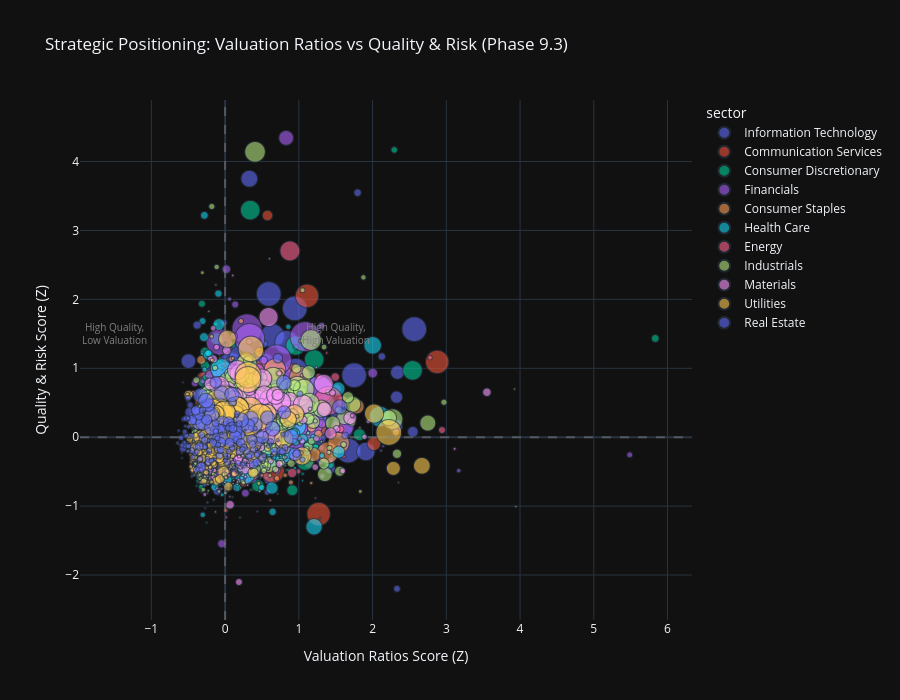

Source (notebook cell):
### Code cell
# Visualization 5: Category-Sector Bubble Chart (Value vs Quality Trade-offs)
print("\n📊 Category-Sector Bubble Chart:")

# Create scatter plot comparing two key categories with sector coloring
if 'category_score_matrix' in locals() and not category_score_matrix.empty:
    # Select two categories for comparison (e.g., Valuation vs Quality)
    categories_list = list(category_score_matrix.columns)

    # Default to Valuation Ratios (cat 2) vs Quality & Risk (cat 4) if available
    x_category = 'Valuation Ratios' if 'Valuation Ratios' in categories_list else categories_list[0]
    y_category = 'Quality & Risk' if 'Quality & Risk' in categories_list else (
        categories_list[1] if len(categories_list) > 1 else categories_list[0]
    )

    # Prepare data for bubble chart
    bubble_data = pd.DataFrame({
        x_category: category_score_matrix[x_category],
        y_category: category_score_matrix[y_category],
        'sector': all_stocks_scaled['sector'].values,
        'ticker': all_stocks_scaled.get('ticker', range(len(category_score_matrix))),
        'market_cap': all_stocks_imputed.get('market_cap', 100)  # Use raw (unscaled) data for bubble size
        }).dropna()

    # Create bubble chart
    fig_bubble = px.scatter(
            bubble_data,
            x=x_category,
            y=y_category,
            color='sector',
            size='market_cap',
            hover_data=['ticker'],
            title=f"Strategic Positioning: {x_category} vs {y_category} (Phase 9.3)",
            labels={
                x_category: f"{x_category} Score (Z)",
                y_category: f"{y_category} Score (Z)"
                },
            size_max=30,
            opacity=0.6
            )

    # Add quadrant lines
    fig_bubble.add_hline(y=0, line_dash="dash", line_color="gray", opacity=0.5)
    fig_bubble.add_vline(x=0, line_dash="dash", line_color="gray", opacity=0.5)

    # Add quadrant labels
    fig_bubble.add_annotation(
            text="High Quality,<br>High Valuation", x=1.5, y=1.5,
            showarrow=False, font=dict(size=10, color="gray")
            )
    fig_bubble.add_annotation(
            text="High Quality,<br>Low Valuation", x=-1.5, y=1.5,
            showarrow=False, font=dict(size=10, color="gray")
            )

    fig_bubble.update_layout(height=700)

    fig_bubble.show()
    output_path = eda_output_dir / "phase93_category_sector_bubble_chart.html"
    fig_bubble.write_html(output_path)

    print(f"\n✓ Category-sector bubble chart complete")
    print(f"  X-axis: {x_category}")
    print(f"  Y-axis: {y_category}")
    print(f"  Data points: {len(bubble_data)}")
    print(f"  Output: {output_path}")

    # Identify quadrants
    q1 = bubble_data[(bubble_data[x_category] > 0) & (bubble_data[y_category] > 0)]
    q2 = bubble_data[(bubble_data[x_category] < 0) & (bubble_data[y_category] > 0)]
    q3 = bubble_data[(bubble_data[x_category] < 0) & (bubble_data[y_category] < 0)]
    q4 = bubble_data[(bubble_data[x_category] > 0) & (bubble_data[y_category] < 0)]

    print(f"\n  📍 Quadrant Distribution:")
    print(f"    Q1 (High Val, High Qual): {len(q1)} stocks ({len(q1) / len(bubble_data) * 100:.1f}%)")
    print(
            f"    Q2 (Low Val, High Qual): {len(q2)} stocks ({len(q2) / len(bubble_data) * 100:.1f}%) - Value opportunities")
    print(f"    Q3 (Low Val, Low Qual): {len(q3)} stocks ({len(q3) / len(bubble_data) * 100:.1f}%)")
    print(f"    Q4 (High Val, Low Qual): {len(q4)} stocks ({len(q4) / len(bubble_data) * 100:.1f}%) - Risk flags")
else:
    print("  ⚠️ No category score data available for bubble chart")

### Figure 1 — Plotly figure (JSON) as saved in the notebook; plotly's stock layout.template omitted (floating-point values rounded to 4 significant figures; data arrays with more than 128 entries replaced by an {"elided": "..."} marker saying what was removed)
{"data": [{"customdata": {"elided": "844x1 str values"}, "hovertemplate": "sector=Information Technology<br>Valuation Ratios Score (Z)=%{x}<br>Quality & Risk Score (Z)=%{y}<br>market_cap=%{marker.size}<br>ticker=%{customdata[0]}<extra></extra>", "legendgroup": "Information Technology", "marker": {"color": "#636efa", "opacity": 0.6, "size": {"elided": "844 float values"}, "sizemode": "area", "sizeref": 50.97, "symbol": "circle"}, "mode": "markers", "name": "Information Technology", "showlegend": true, "x": {"elided": "844 float values"}, "xaxis": "x", "y": {"elided": "844 float values"}, "yaxis": "y", "type": "scattergl"}, {"customdata": {"elided": "343x1 str values"}, "hovertemplate": "sector=Communication Services<br>Valuation Ratios Score (Z)=%{x}<br>Quality & Risk Score (Z)=%{y}<br>market_cap=%{marker.size}<br>ticker=%{customdata[0]}<extra></extra>", "legendgroup": "Communication Services", "marker": {"color": "#EF553B", "opacity": 0.6, "size": {"elided": "343 float values"}, "sizemode": "area", "sizeref": 50.97, "symbol": "circle"}, "mode": "markers", "name": "Communication Services", "showlegend": true, "x": {"elided": "343 float values"}, "xaxis": "x", "y": {"elided": "343 float values"}, "yaxis": "y", "type": "scattergl"}, {"customdata": {"elided": "801x1 str values"}, "hovertemplate": "sector=Consumer Discretionary<br>Valuation Ratios Score (Z)=%{x}<br>Quality & Risk Score (Z)=%{y}<br>market_cap=%{marker.size}<br>ticker=%{customdata[0]}<extra></extra>", "legendgroup": "Consumer Discretionary", "marker": {"color": "#00cc96", "opacity": 0.6, "size": {"elided": "801 float values"}, "sizemode": "area", "sizeref": 50.97, "symbol": "circle"}, "mode": "markers", "name": "Consumer Discretionary", "showlegend": true, "x": {"elided": "801 float values"}, "xaxis": "x", "y": {"elided": "801 float values"}, "yaxis": "y", "type": "scattergl"}, {"customdata": {"elided": "987x1 str values"}, "hovertemplate": "sector=Financials<br>Valuation Ratios Score (Z)=%{x}<br>Quality & Risk Score (Z)=%{y}<br>market_cap=%{marker.size}<br>ticker=%{customdata[0]}<extra></extra>", "legendgroup": "Financials", "marker": {"color": "#ab63fa", "opacity": 0.6, "size": {"elided": "987 float values"}, "sizemode": "area", "sizeref": 50.97, "symbol": "circle"}, "mode": "markers", "name": "Financials", "showlegend": true, "x": {"elided": "987 float values"}, "xaxis": "x", "y": {"elided": "987 float values"}, "yaxis": "y", "type": "scattergl"}, {"customdata": {"elided": "512x1 str values"}, "hovertemplate": "sector=Consumer Staples<br>Valuation Ratios Score (Z)=%{x}<br>Quality & Risk Score (Z)=%{y}<br>market_cap=%{marker.size}<br>ticker=%{customdata[0]}<extra></extra>", "legendgroup": "Consumer Staples", "marker": {"color": "#FFA15A", "opacity": 0.6, "size": {"elided": "512 float values"}, "sizemode": "area", "sizeref": 50.97, "symbol": "circle"}, "mode": "markers", "name": "Consumer Staples", "showlegend": true, "x": {"elided": "512 float values"}, "xaxis": "x", "y": {"elided": "512 float values"}, "yaxis": "y", "type": "scattergl"}, {"customdata": {"elided": "717x1 str values"}, "hovertemplate": "sector=Health Care<br>Valuation Ratios Score (Z)=%{x}<br>Quality & Risk Score (Z)=%{y}<br>market_cap=%{marker.size}<br>ticker=%{customdata[0]}<extra></extra>", "legendgroup": "Health Care", "marker": {"color": "#19d3f3", "opacity": 0.6, "size": {"elided": "717 float values"}, "sizemode": "area", "sizeref": 50.97, "symbol": "circle"}, "mode": "markers", "name": "Health Care", "showlegend": true, "x": {"elided": "717 float values"}, "xaxis": "x", "y": {"elided": "717 float values"}, "yaxis": "y", "type": "scattergl"}, {"customdata": {"elided": "287x1 str values"}, "hovertemplate": "sector=Energy<br>Valuation Ratios Score (Z)=%{x}<br>Quality & Risk Score (Z)=%{y}<br>market_cap=%{marker.size}<br>ticker=%{customdata[0]}<extra></extra>", "legendgroup": "Energy", "marker": {"color": "#FF6692", "opacity": 0.6, "size": {"elided": "287 float values"}, "sizemode": "area", "sizeref": 50.97, "symbol": "circle"}, "mode": "markers", "name": "Energy", "showlegend": true, "x": {"elided": "287 float values"}, "xaxis": "x", "y": {"elided": "287 float values"}, "yaxis": "y", "type": "scattergl"}, {"customdata": {"elided": "1359x1 str values"}, "hovertemplate": "sector=Industrials<br>Valuation Ratios Score (Z)=%{x}<br>Quality & Risk Score (Z)=%{y}<br>market_cap=%{marker.size}<br>ticker=%{customdata[0]}<extra></extra>", "legendgroup": "Industrials", "marker": {"color": "#B6E880", "opacity": 0.6, "size": {"elided": "1359 float values"}, "sizemode": "area", "sizeref": 50.97, "symbol": "circle"}, "mode": "markers", "name": "Industrials", "showlegend": true, "x": {"elided": "1359 float values"}, "xaxis": "x", "y": {"elided": "1359 float values"}, "yaxis": "y", "type": "scattergl"}, {"customdata": {"elided": "663x1 str values"}, "hovertemplate": "sector=Materials<br>Valuation Ratios Score (Z)=%{x}<br>Quality & Risk Score (Z)=%{y}<br>market_cap=%{marker.size}<br>ticker=%{customdata[0]}<extra></extra>", "legendgroup": "Materials", "marker": {"color": "#FF97FF", "opacity": 0.6, "size": {"elided": "663 float values"}, "sizemode": "area", "sizeref": 50.97, "symbol": "circle"}, "mode": "markers", "name": "Materials", "showlegend": true, "x": {"elided": "663 float values"}, "xaxis": "x", "y": {"elided": "663 float values"}, "yaxis": "y", "type": "scattergl"}, {"customdata": {"elided": "246x1 str values"}, "hovertemplate": "sector=Utilities<br>Valuation Ratios Score (Z)=%{x}<br>Quality & Risk Score (Z)=%{y}<br>market_cap=%{marker.size}<br>ticker=%{customdata[0]}<extra></extra>", "legendgroup": "Utilities", "marker": {"color": "#FECB52", "opacity": 0.6, "size": {"elided": "246 float values"}, "sizemode": "area", "sizeref": 50.97, "symbol": "circle"}, "mode": "markers", "name": "Utilities", "showlegend": true, "x": {"elided": "246 float values"}, "xaxis": "x", "y": {"elided": "246 float values"}, "yaxis": "y", "type": "scattergl"}, {"customdata": {"elided": "213x1 str values"}, "hovertemplate": "sector=Real Estate<br>Valuation Ratios Score (Z)=%{x}<br>Quality & Risk Score (Z)=%{y}<br>market_cap=%{marker.size}<br>ticker=%{customdata[0]}<extra></extra>", "legendgroup": "Real Estate", "marker": {"color": "#636efa", "opacity": 0.6, "size": {"elided": "213 float values"}, "sizemode": "area", "sizeref": 50.97, "symbol": "circle"}, "mode": "markers", "name": "Real Estate", "showlegend": true, "x": {"elided": "213 float values"}, "xaxis": "x", "y": {"elided": "213 float values"}, "yaxis": "y", "type": "scattergl"}], "layout": {"xaxis": {"anchor": "y", "domain": [0.0, 1.0], "title": {"text": "Valuation Ratios Score (Z)"}}, "yaxis": {"anchor": "x", "domain": [0.0, 1.0], "title": {"text": "Quality & Risk Score (Z)"}}, "legend": {"title": {"text": "sector"}, "tracegroupgap": 0, "itemsizing": "constant"}, "title": {"text": "Strategic Positioning: Valuation Ratios vs Quality & Risk (Phase 9.3)"}, "shapes": [{"line": {"color": "gray", "dash": "dash"}, "opacity": 0.5, "type": "line", "x0": 0, "x1": 1, "xref": "x domain", "y0": 0, "y1": 0, "yref": "y"}, {"line": {"color": "gray", "dash": "dash"}, "opacity": 0.5, "type": "line", "x0": 0, "x1": 0, "xref": "x", "y0": 0, "y1": 1, "yref": "y domain"}], "annotations": [{"font": {"color": "gray", "size": 10}, "showarrow": false, "text": "High Quality,<br>High Valuation", "x": 1.5, "y": 1.5}, {"font": {"color": "gray", "size": 10}, "showarrow": false, "text": "High Quality,<br>Low Valuation", "x": -1.5, "y": 1.5}], "height": 700}}
